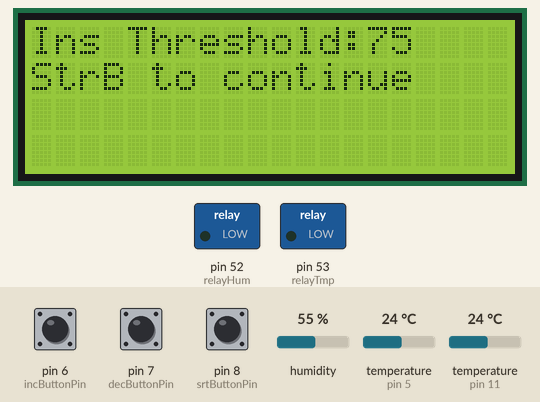
Bench run of a sketch on a simulated Arduino Mega 2560, built with avr-gcc and run on an emulated ATmega2560. Parts: 20×4 character LCD, switched loads named in the sketch (green lamp = pin HIGH). The inputs (shaded band) are chosen by the test bench; at power-on: pin 8 (srtButtonPin) HIGH, humidity 55 %, pin 6 (incButtonPin) LOW, pin 7 (decButtonPin) HIGH, temperature (sensors on pin 5, pin 11) 24 °C. What the sketch prints to the serial monitor is not drawn.

Above: at 2.0 s.
2.1 s: pin 8 (srtButtonPin) pulled LOW for 0.15 s
At 4.8 s:
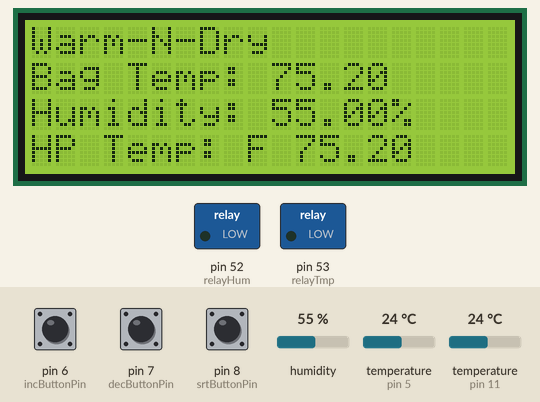
5.2 s: humidity set to 89 %
At 7.9 s:
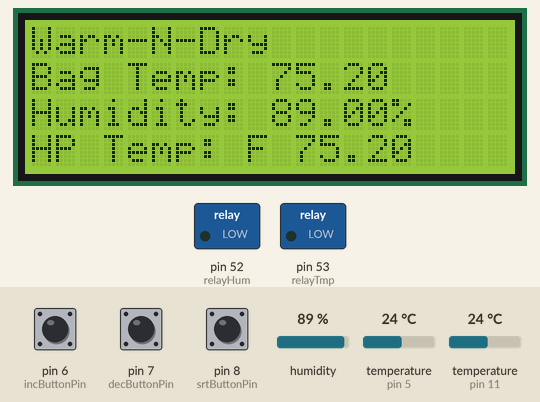
8.2 s: humidity set to 92 %
At 11.5 s:
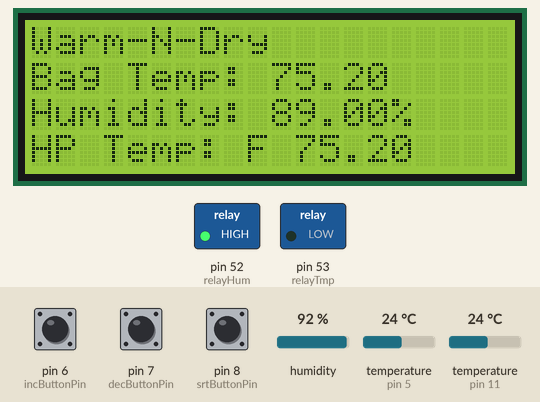
Timing chart, 0 to 31.8 s (numbered marks = the images above; inputs shaded):
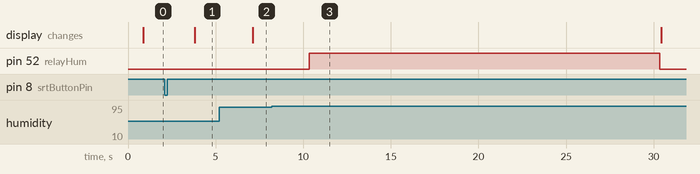

The sketch:

Prototype1.2.ino.ino
```cpp
#include <Wire.h>
#include "DHT.h"
#include <OneWire.h>
#include <DallasTemperature.h>
#include <hd44780.h>
#include <hd44780ioClass/hd44780_I2Cexp.h> // include i/o class header

// declare the lcd object
hd44780_I2Cexp lcd; // auto locate and autoconfig interface pins

#define DHTPIN 11       // what pin humidity sensor is connected to
#define DHTTYPE DHT22   // DHT 22  (AM2302)

DHT dht(DHTPIN, DHTTYPE, 15);

// tell the hd44780 sketch the lcd object has been declared
#define HD44780_LCDOBJECT
#ifndef HD44780_LCDOBJECT

#error "Special purpose sketch: Use i/o class example wrapper sketch instead."

/*
 * If not using a hd44780 library i/o class example wrapper sketch,
 * you must modify the sketch to include any needed header files for the
 * intended library and define the lcd object.
 *
 * Add your includes and constructor.
 * The lcd object must be named "lcd"
 * and comment out the #error message.
 */

#endif
/*
 * Define your LCD  parameters
 * These must match what you configured in LCDd.conf on the linux host
 */
#ifndef LCD_COLS
#define LCD_COLS 20
#endif

#ifndef LCD_ROWS
#define LCD_ROWS 4
#endif

#define ONE_WIRE_BUS 5
OneWire oneWire(ONE_WIRE_BUS);

DallasTemperature sensors(&oneWire);
DeviceAddress tempDeviceAddress;

 float Celcius=0;
 float Fahrenheit=0;

const int incButtonPin = 6; // button to increment
const int decButtonPin = 7; // button to decrement
const int srtButtonPin = 8; // button to start

const int relayHum = 52;
const int relayTmp = 53;

int tempValue = 70; // base number for temp
int buttonStateInc = 0; // current button state of inc
int buttonStateDec = 0; // current button state of dec
int buttonStateIncPrev = 0; // previous button state for inc
int buttonStateDecPrev = 0; // previous button state for dec
int buttonStateSrt = 0; // current button state of srt
int buttonStateSrtPrev = 0; // previous button state for srt
int interval = 50000;
int counter = 0;
int rT = 0; // standard deviation of temperature
unsigned long previousMillis = 0;
int numberOfDevices;
bool Ext = false;

void setup()
{
	//Serial.begin(BAUDRATE);
	// set up the LCD's number of columns and columns:
	lcd.begin(LCD_COLS, LCD_ROWS);

#ifdef WIRECLOCK
#if (ARDUINO > 10507) && !defined(MPIDE)
	Wire.setClock(WIRECLOCK); // set i2c clock bit rate, if asked
#endif
#endif

Serial.begin(9600);

  dht.begin();

  sensors.begin();
  sensors.requestTemperatures();
  Celcius=sensors.getTempCByIndex(0);
  Fahrenheit=sensors.toFahrenheit(Celcius);

  numberOfDevices = sensors.getDeviceCount();

 /*Buttons*Begin**************************************************************/
  pinMode(incButtonPin, INPUT);
  pinMode(decButtonPin,INPUT);
  pinMode(srtButtonPin, INPUT);
  pinMode(relayHum, OUTPUT);
  pinMode(relayTmp, OUTPUT);
/* lcd.clear();

 lcd.print("Warm-N-Dry");

	lcd.setCursor(0,1);
 lcd.print("Bag Temp: "); //Temp inside the bag
 float t = dht.readTemperature();
 lcd.print(t);

  lcd.setCursor(0,2);
 lcd.print("Humidity: ");
 float h = dht.readHumidity();
 lcd.print(h);
 lcd.print("%");


  lcd.setCursor(0,3);
 lcd.print("HP Temp:");
 lcd.print(" F ");
 lcd.print(Fahrenheit);

	delay(2000);*/

}

uint8_t serial_getch()
{
int incoming;

	while (!Serial.available()){ }
	// read the incoming byte:
	incoming = Serial.read();

	return (incoming & 0xff);

}

void buttonHitCheck(){

buttonStateInc = digitalRead(incButtonPin);
buttonStateDec = digitalRead(decButtonPin);
buttonStateSrt = digitalRead(srtButtonPin);

lcd.setCursor(0,0);
lcd.print("Ins Threshold:");
lcd.setCursor(0,1);
lcd.print("StrB to continue");
if((buttonStateInc != buttonStateIncPrev) || (buttonStateDec != buttonStateDecPrev))
{

  if(buttonStateInc == LOW)
  {
    if((tempValue + 5) > 90 )
       tempValue = tempValue;
    else
       tempValue = tempValue + 5;
    Serial.print("temp:");
    Serial.println(tempValue);
    }

  if(buttonStateDec == LOW)
  {
    if((tempValue - 5) < 70 )
      tempValue = tempValue;
    else
      tempValue = tempValue - 5;
    Serial.print("temp:");
    Serial.println(tempValue);
    }

  }
  lcd.setCursor(14,0);
  lcd.print(tempValue);
 int cInterval = 30000;
 unsigned long currentMillis = millis();
 Serial.print("BValue: ");
 Serial.println(buttonStateSrt);
  if((buttonStateSrt == LOW)||((currentMillis - previousMillis) >= cInterval)){
      Ext = true;
  }

  buttonStateIncPrev = buttonStateInc;
  buttonStateDecPrev = buttonStateDec;
  buttonStateSrtPrev = buttonStateSrt;

 }

float getAvg(float tAvg)
{
  float tmp[numberOfDevices];
  float tempAvg,sum;

  sum = 0.00;
   sensors.requestTemperatures(); // Send the command to get temperatures from all sensors.

  // Loop through each device, print out temperature one by one
  for(int i=0; i<numberOfDevices; i++) {

    // Search the wire for address and store the address in tempDeviceAddress
    if(sensors.getAddress(tempDeviceAddress, i)){

    tmp[i] = sensors.getTempC(tempDeviceAddress); //Temperature in degree celsius
    tmp[i] = DallasTemperature::toFahrenheit(tmp[i]);
    }
  }
  for(int j = 0; j<numberOfDevices; j++){
    sum = sum + tmp[j];
    }
    tempAvg = sum/numberOfDevices;

    return tempAvg;
}

void loop()
{
  //delay(1000);
  Serial.print("in loop");

/*uint8_t rxbyte;

	rxbyte = serial_getch(); // Fetch byte

	if(rxbyte==0xFE) // If command
		lcd.command(serial_getch()); // Pass through raw hd44780 command
	else
		lcd.write(rxbyte); //Otherwise send it as text character*/

/************************Temperature Sensor Serial Data**************v*/

/*Button*Read*******************************************/
  Serial.print("in if-statement");
  Serial.println(Ext);
  if(Ext == false)
  {
  buttonHitCheck();
  return;
  }

 Serial.print("BValue: ");
 Serial.println(buttonStateSrt);

  sensors.requestTemperatures();

  float h = dht.readHumidity();
  float t = dht.readTemperature(true);

  float tAvg;
  tAvg = getAvg(tAvg);

  rT = tempValue - 10;


unsigned long currentMillis = millis();
Serial.println(currentMillis);
if(counter == 0){ // if this is the first action we do not want the time condition
    if(h > 90)  // fan start/stop
    {
        digitalWrite(relayHum, HIGH);
        delay(20000);
        digitalWrite(relayHum, LOW);
        previousMillis = currentMillis;
        counter++;
        goto jmp;
    }
    if((t < tempValue) && (t < rT) ) // heat start/stop
    {

      digitalWrite(relayTmp, HIGH);
      delay(20000);
      digitalWrite(relayTmp, LOW);
      previousMillis = currentMillis;
      counter++;
      goto jmp;
      }
}
else{ // now that it is not the first action we can use delays between every action
  if((currentMillis - previousMillis) >= interval){
    if(h > 90)  // fan start/stop
    {
        digitalWrite(relayHum, HIGH);
        delay(20000);
        digitalWrite(relayHum, LOW);
        previousMillis = currentMillis;
        counter++;
        goto jmp;
    }
    if((t < tempValue) && (t < rT)) // heat start/stop
    {
      digitalWrite(relayTmp, HIGH);
      delay(20000);
      digitalWrite(relayTmp, LOW);
      previousMillis = currentMillis;
      counter++;
      goto jmp;
      }
  }


}
jmp:
   lcd.clear();

 lcd.print("Warm-N-Dry");

  lcd.setCursor(0,1);
 lcd.print("Bag Temp: "); //Temp inside the bag
 lcd.print(t);

  lcd.setCursor(0,2);
 lcd.print("Humidity: ");
 lcd.print(h);
 lcd.print("%");


  lcd.setCursor(0,3);
 lcd.print("HP Temp:");
 lcd.print(" F ");
 lcd.print(tAvg);

/**/
  Celcius=sensors.getTempCByIndex(0);
  Fahrenheit=sensors.toFahrenheit(Celcius);
  Serial.print("Test: ");
  Serial.print(" C  ");
  Serial.print(Celcius);
  Serial.print(" F  ");
  Serial.println(Fahrenheit);

  Serial.print("AvgValue: ");
  Serial.println(tAvg);

  Serial.print("Humidity: ");
  Serial.print(h);
  Serial.print(" %\t");
  Serial.print("Temperature: ");
  Serial.print(t);
  Serial.println(" C");

}
```

Measured:
- the behaviour switches between 90 and 91 % on humidity (found by bisection; images 2 and 3)
- after the input at 2.1 s, the display: changes after 1.7 s (image 1)
- after the input at 5.2 s, the display: changes after 1.9 s (image 2)
- after the input at 8.2 s, pin 52 (relayHum): LOW → HIGH after 2.1 s, → LOW 20.0 s later
